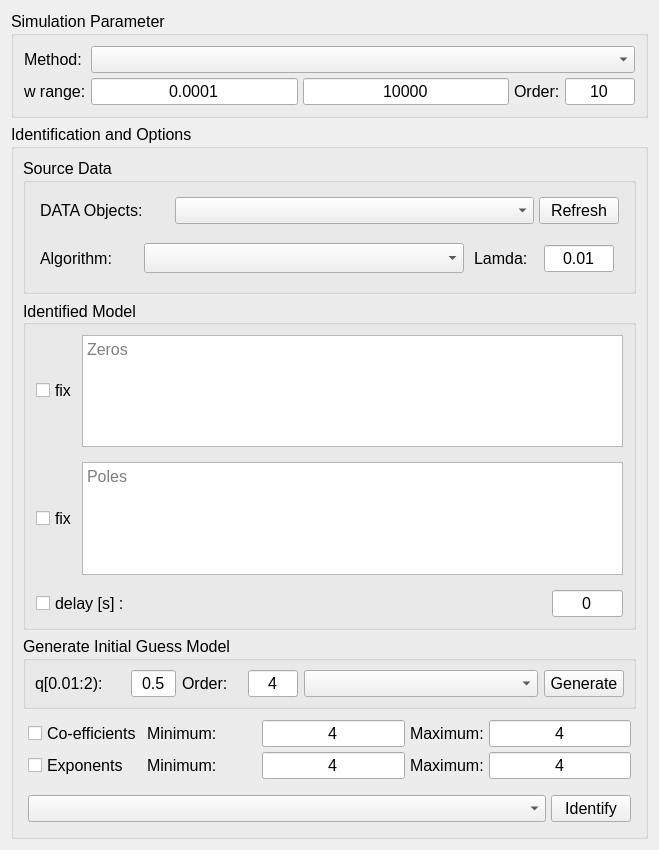
<?xml version="1.0" encoding="UTF-8"?>
<ui version="4.0">
 <class>Form</class>
 <widget class="QWidget" name="Form">
  <property name="geometry">
   <rect>
    <x>0</x>
    <y>0</y>
    <width>659</width>
    <height>850</height>
   </rect>
  </property>
  <property name="windowTitle">
   <string>Form</string>
  </property>
  <layout class="QVBoxLayout" name="verticalLayout">
   <item>
    <widget class="QGroupBox" name="groupBox_2">
     <property name="minimumSize">
      <size>
       <width>0</width>
       <height>0</height>
      </size>
     </property>
     <property name="maximumSize">
      <size>
       <width>16777215</width>
       <height>16777215</height>
      </size>
     </property>
     <property name="font">
      <font>
       <pointsize>12</pointsize>
       <weight>50</weight>
       <bold>false</bold>
      </font>
     </property>
     <property name="title">
      <string>Simulation Parameter</string>
     </property>
     <layout class="QVBoxLayout" name="verticalLayout_10">
      <property name="spacing">
       <number>5</number>
      </property>
      <property name="leftMargin">
       <number>5</number>
      </property>
      <property name="topMargin">
       <number>5</number>
      </property>
      <property name="rightMargin">
       <number>5</number>
      </property>
      <property name="bottomMargin">
       <number>5</number>
      </property>
      <item>
       <layout class="QGridLayout" name="gridLayout_3">
        <property name="leftMargin">
         <number>5</number>
        </property>
        <property name="topMargin">
         <number>5</number>
        </property>
        <property name="rightMargin">
         <number>5</number>
        </property>
        <property name="bottomMargin">
         <number>5</number>
        </property>
        <property name="horizontalSpacing">
         <number>5</number>
        </property>
        <item row="1" column="1">
         <widget class="QLineEdit" name="lineEdit_StartFreq">
          <property name="font">
           <font>
            <pointsize>12</pointsize>
           </font>
          </property>
          <property name="text">
           <string>0.0001</string>
          </property>
          <property name="alignment">
           <set>Qt::AlignCenter</set>
          </property>
          <property name="placeholderText">
           <string>Start (float)</string>
          </property>
         </widget>
        </item>
        <item row="1" column="0">
         <widget class="QLabel" name="label_2">
          <property name="font">
           <font>
            <pointsize>12</pointsize>
           </font>
          </property>
          <property name="text">
           <string>w range:</string>
          </property>
         </widget>
        </item>
        <item row="0" column="1" colspan="4">
         <widget class="QComboBox" name="comboBox_2">
          <property name="sizePolicy">
           <sizepolicy hsizetype="MinimumExpanding" vsizetype="MinimumExpanding">
            <horstretch>0</horstretch>
            <verstretch>0</verstretch>
           </sizepolicy>
          </property>
          <property name="font">
           <font>
            <pointsize>12</pointsize>
           </font>
          </property>
         </widget>
        </item>
        <item row="1" column="4">
         <widget class="QLineEdit" name="lineEdit_5">
          <property name="maximumSize">
           <size>
            <width>70</width>
            <height>40</height>
           </size>
          </property>
          <property name="font">
           <font>
            <pointsize>12</pointsize>
           </font>
          </property>
          <property name="text">
           <string>10</string>
          </property>
          <property name="alignment">
           <set>Qt::AlignCenter</set>
          </property>
          <property name="placeholderText">
           <string>(int)</string>
          </property>
         </widget>
        </item>
        <item row="0" column="0">
         <widget class="QLabel" name="label">
          <property name="font">
           <font>
            <pointsize>12</pointsize>
           </font>
          </property>
          <property name="text">
           <string>Method:</string>
          </property>
         </widget>
        </item>
        <item row="1" column="3">
         <widget class="QLabel" name="label_3">
          <property name="font">
           <font>
            <pointsize>12</pointsize>
           </font>
          </property>
          <property name="text">
           <string>Order:</string>
          </property>
          <property name="buddy">
           <cstring>lineEdit_5</cstring>
          </property>
         </widget>
        </item>
        <item row="1" column="2">
         <widget class="QLineEdit" name="lineEdit_StopFreq">
          <property name="font">
           <font>
            <pointsize>12</pointsize>
           </font>
          </property>
          <property name="text">
           <string>10000</string>
          </property>
          <property name="alignment">
           <set>Qt::AlignCenter</set>
          </property>
          <property name="placeholderText">
           <string>Stop (int)</string>
          </property>
         </widget>
        </item>
       </layout>
      </item>
     </layout>
    </widget>
   </item>
   <item>
    <widget class="QGroupBox" name="groupBox_7">
     <property name="font">
      <font>
       <pointsize>12</pointsize>
      </font>
     </property>
     <property name="title">
      <string>Identification and Options</string>
     </property>
     <layout class="QVBoxLayout" name="verticalLayout_13">
      <item>
       <widget class="QGroupBox" name="groupBox_5">
        <property name="minimumSize">
         <size>
          <width>0</width>
          <height>0</height>
         </size>
        </property>
        <property name="maximumSize">
         <size>
          <width>16777215</width>
          <height>16777215</height>
         </size>
        </property>
        <property name="font">
         <font>
          <pointsize>12</pointsize>
         </font>
        </property>
        <property name="title">
         <string>Source Data</string>
        </property>
        <layout class="QVBoxLayout" name="verticalLayout_11">
         <item>
          <layout class="QHBoxLayout" name="horizontalLayout_5">
           <property name="spacing">
            <number>5</number>
           </property>
           <property name="leftMargin">
            <number>5</number>
           </property>
           <property name="topMargin">
            <number>5</number>
           </property>
           <property name="rightMargin">
            <number>5</number>
           </property>
           <property name="bottomMargin">
            <number>5</number>
           </property>
           <item>
            <widget class="QLabel" name="label_4">
             <property name="sizePolicy">
              <sizepolicy hsizetype="MinimumExpanding" vsizetype="Preferred">
               <horstretch>0</horstretch>
               <verstretch>0</verstretch>
              </sizepolicy>
             </property>
             <property name="maximumSize">
              <size>
               <width>130</width>
               <height>25</height>
              </size>
             </property>
             <property name="font">
              <font>
               <pointsize>12</pointsize>
              </font>
             </property>
             <property name="text">
              <string>DATA Objects:</string>
             </property>
            </widget>
           </item>
           <item>
            <widget class="QComboBox" name="comboBox_3">
             <property name="sizePolicy">
              <sizepolicy hsizetype="Expanding" vsizetype="Expanding">
               <horstretch>0</horstretch>
               <verstretch>0</verstretch>
              </sizepolicy>
             </property>
             <property name="minimumSize">
              <size>
               <width>0</width>
               <height>0</height>
              </size>
             </property>
             <property name="maximumSize">
              <size>
               <width>16777215</width>
               <height>16777215</height>
              </size>
             </property>
             <property name="font">
              <font>
               <pointsize>12</pointsize>
              </font>
             </property>
            </widget>
           </item>
           <item>
            <widget class="QPushButton" name="pushButton_8">
             <property name="sizePolicy">
              <sizepolicy hsizetype="Minimum" vsizetype="Minimum">
               <horstretch>0</horstretch>
               <verstretch>0</verstretch>
              </sizepolicy>
             </property>
             <property name="maximumSize">
              <size>
               <width>16777215</width>
               <height>16777215</height>
              </size>
             </property>
             <property name="font">
              <font>
               <pointsize>12</pointsize>
              </font>
             </property>
             <property name="text">
              <string>Refresh</string>
             </property>
            </widget>
           </item>
          </layout>
         </item>
         <item>
          <layout class="QHBoxLayout" name="horizontalLayout_6">
           <property name="spacing">
            <number>5</number>
           </property>
           <property name="leftMargin">
            <number>5</number>
           </property>
           <property name="topMargin">
            <number>5</number>
           </property>
           <property name="rightMargin">
            <number>5</number>
           </property>
           <property name="bottomMargin">
            <number>5</number>
           </property>
           <item>
            <widget class="QLabel" name="label_5">
             <property name="font">
              <font>
               <pointsize>12</pointsize>
              </font>
             </property>
             <property name="text">
              <string>Algorithm:      </string>
             </property>
            </widget>
           </item>
           <item>
            <widget class="QComboBox" name="comboBox_4">
             <property name="sizePolicy">
              <sizepolicy hsizetype="MinimumExpanding" vsizetype="Fixed">
               <horstretch>0</horstretch>
               <verstretch>0</verstretch>
              </sizepolicy>
             </property>
             <property name="minimumSize">
              <size>
               <width>250</width>
               <height>30</height>
              </size>
             </property>
             <property name="font">
              <font>
               <pointsize>12</pointsize>
              </font>
             </property>
            </widget>
           </item>
           <item>
            <layout class="QHBoxLayout" name="horizontalLayout_4">
             <property name="spacing">
              <number>5</number>
             </property>
             <property name="sizeConstraint">
              <enum>QLayout::SetMinimumSize</enum>
             </property>
             <property name="leftMargin">
              <number>5</number>
             </property>
             <property name="topMargin">
              <number>5</number>
             </property>
             <property name="rightMargin">
              <number>5</number>
             </property>
             <property name="bottomMargin">
              <number>5</number>
             </property>
             <item>
              <widget class="QLabel" name="label_6">
               <property name="sizePolicy">
                <sizepolicy hsizetype="MinimumExpanding" vsizetype="MinimumExpanding">
                 <horstretch>0</horstretch>
                 <verstretch>0</verstretch>
                </sizepolicy>
               </property>
               <property name="maximumSize">
                <size>
                 <width>65</width>
                 <height>30</height>
                </size>
               </property>
               <property name="font">
                <font>
                 <pointsize>12</pointsize>
                </font>
               </property>
               <property name="text">
                <string>Lamda:</string>
               </property>
               <property name="buddy">
                <cstring>lineEdit_7</cstring>
               </property>
              </widget>
             </item>
             <item>
              <widget class="QLineEdit" name="lineEdit_7">
               <property name="sizePolicy">
                <sizepolicy hsizetype="Expanding" vsizetype="MinimumExpanding">
                 <horstretch>0</horstretch>
                 <verstretch>0</verstretch>
                </sizepolicy>
               </property>
               <property name="maximumSize">
                <size>
                 <width>70</width>
                 <height>40</height>
                </size>
               </property>
               <property name="font">
                <font>
                 <pointsize>12</pointsize>
                </font>
               </property>
               <property name="text">
                <string>0.01</string>
               </property>
               <property name="alignment">
                <set>Qt::AlignCenter</set>
               </property>
              </widget>
             </item>
            </layout>
           </item>
          </layout>
         </item>
        </layout>
       </widget>
      </item>
      <item>
       <widget class="QGroupBox" name="groupBox_6">
        <property name="title">
         <string>Identified Model</string>
        </property>
        <property name="alignment">
         <set>Qt::AlignLeading|Qt::AlignLeft|Qt::AlignVCenter</set>
        </property>
        <layout class="QVBoxLayout" name="verticalLayout_12">
         <property name="spacing">
          <number>5</number>
         </property>
         <property name="leftMargin">
          <number>5</number>
         </property>
         <property name="topMargin">
          <number>5</number>
         </property>
         <property name="rightMargin">
          <number>5</number>
         </property>
         <property name="bottomMargin">
          <number>5</number>
         </property>
         <item>
          <layout class="QHBoxLayout" name="horizontalLayout_9">
           <property name="spacing">
            <number>5</number>
           </property>
           <property name="leftMargin">
            <number>5</number>
           </property>
           <property name="topMargin">
            <number>5</number>
           </property>
           <property name="rightMargin">
            <number>5</number>
           </property>
           <property name="bottomMargin">
            <number>5</number>
           </property>
           <item>
            <widget class="QCheckBox" name="checkBoxNumerator">
             <property name="font">
              <font>
               <pointsize>12</pointsize>
              </font>
             </property>
             <property name="text">
              <string>fix</string>
             </property>
            </widget>
           </item>
           <item>
            <widget class="QPlainTextEdit" name="plainTextEdit_Zeros">
             <property name="enabled">
              <bool>true</bool>
             </property>
             <property name="font">
              <font>
               <pointsize>12</pointsize>
               <weight>50</weight>
               <bold>false</bold>
              </font>
             </property>
             <property name="statusTip">
              <string>0</string>
             </property>
             <property name="accessibleDescription">
              <string notr="true"/>
             </property>
             <property name="layoutDirection">
              <enum>Qt::LeftToRight</enum>
             </property>
             <property name="frameShadow">
              <enum>QFrame::Raised</enum>
             </property>
             <property name="centerOnScroll">
              <bool>true</bool>
             </property>
             <property name="placeholderText">
              <string>Zeros</string>
             </property>
            </widget>
           </item>
          </layout>
         </item>
         <item>
          <layout class="QHBoxLayout" name="horizontalLayout_8">
           <property name="spacing">
            <number>5</number>
           </property>
           <property name="leftMargin">
            <number>5</number>
           </property>
           <property name="topMargin">
            <number>5</number>
           </property>
           <property name="rightMargin">
            <number>5</number>
           </property>
           <property name="bottomMargin">
            <number>5</number>
           </property>
           <item>
            <widget class="QCheckBox" name="checkBox_Denominator">
             <property name="font">
              <font>
               <pointsize>12</pointsize>
              </font>
             </property>
             <property name="text">
              <string>fix</string>
             </property>
            </widget>
           </item>
           <item>
            <widget class="QPlainTextEdit" name="plainTextEdit_Poles">
             <property name="font">
              <font>
               <pointsize>12</pointsize>
              </font>
             </property>
             <property name="placeholderText">
              <string>Poles</string>
             </property>
            </widget>
           </item>
          </layout>
         </item>
         <item>
          <layout class="QHBoxLayout" name="horizontalLayout_7">
           <property name="spacing">
            <number>5</number>
           </property>
           <property name="leftMargin">
            <number>5</number>
           </property>
           <property name="topMargin">
            <number>5</number>
           </property>
           <property name="rightMargin">
            <number>5</number>
           </property>
           <property name="bottomMargin">
            <number>5</number>
           </property>
           <item>
            <widget class="QCheckBox" name="checkBox_Denominator_2">
             <property name="font">
              <font>
               <pointsize>12</pointsize>
              </font>
             </property>
             <property name="text">
              <string>delay [s] :</string>
             </property>
            </widget>
           </item>
           <item>
            <widget class="QLineEdit" name="lineEdit_Delay">
             <property name="maximumSize">
              <size>
               <width>71</width>
               <height>39</height>
              </size>
             </property>
             <property name="font">
              <font>
               <pointsize>12</pointsize>
              </font>
             </property>
             <property name="text">
              <string>0</string>
             </property>
             <property name="alignment">
              <set>Qt::AlignCenter</set>
             </property>
             <property name="placeholderText">
              <string>int [s]</string>
             </property>
            </widget>
           </item>
          </layout>
         </item>
        </layout>
       </widget>
      </item>
      <item>
       <widget class="QGroupBox" name="groupBoxInitialGuess">
        <property name="font">
         <font>
          <pointsize>12</pointsize>
         </font>
        </property>
        <property name="title">
         <string>Generate Initial Guess Model</string>
        </property>
        <layout class="QHBoxLayout" name="horizontalLayout_10">
         <item>
          <widget class="QLabel" name="label_8">
           <property name="sizePolicy">
            <sizepolicy hsizetype="Fixed" vsizetype="Fixed">
             <horstretch>0</horstretch>
             <verstretch>0</verstretch>
            </sizepolicy>
           </property>
           <property name="maximumSize">
            <size>
             <width>90</width>
             <height>601</height>
            </size>
           </property>
           <property name="font">
            <font>
             <pointsize>12</pointsize>
            </font>
           </property>
           <property name="text">
            <string>q[0.01:2):</string>
           </property>
           <property name="buddy">
            <cstring>lineEdit_3</cstring>
           </property>
          </widget>
         </item>
         <item>
          <widget class="QLineEdit" name="lineEdit_3">
           <property name="maximumSize">
            <size>
             <width>45</width>
             <height>50</height>
            </size>
           </property>
           <property name="font">
            <font>
             <pointsize>12</pointsize>
            </font>
           </property>
           <property name="text">
            <string>0.5</string>
           </property>
           <property name="alignment">
            <set>Qt::AlignCenter</set>
           </property>
          </widget>
         </item>
         <item>
          <widget class="QLabel" name="label_7">
           <property name="sizePolicy">
            <sizepolicy hsizetype="Fixed" vsizetype="Fixed">
             <horstretch>0</horstretch>
             <verstretch>0</verstretch>
            </sizepolicy>
           </property>
           <property name="maximumSize">
            <size>
             <width>60</width>
             <height>601</height>
            </size>
           </property>
           <property name="font">
            <font>
             <pointsize>12</pointsize>
            </font>
           </property>
           <property name="text">
            <string>Order:</string>
           </property>
           <property name="buddy">
            <cstring>lineEdit_6</cstring>
           </property>
          </widget>
         </item>
         <item>
          <widget class="QLineEdit" name="lineEdit_6">
           <property name="maximumSize">
            <size>
             <width>50</width>
             <height>50</height>
            </size>
           </property>
           <property name="font">
            <font>
             <pointsize>12</pointsize>
            </font>
           </property>
           <property name="text">
            <string>4</string>
           </property>
           <property name="alignment">
            <set>Qt::AlignCenter</set>
           </property>
           <property name="placeholderText">
            <string/>
           </property>
          </widget>
         </item>
         <item>
          <widget class="QComboBox" name="comboBox_5">
           <property name="font">
            <font>
             <pointsize>12</pointsize>
            </font>
           </property>
          </widget>
         </item>
         <item>
          <widget class="QPushButton" name="pushButton_9">
           <property name="sizePolicy">
            <sizepolicy hsizetype="Fixed" vsizetype="Fixed">
             <horstretch>0</horstretch>
             <verstretch>0</verstretch>
            </sizepolicy>
           </property>
           <property name="font">
            <font>
             <pointsize>12</pointsize>
            </font>
           </property>
           <property name="text">
            <string>Generate</string>
           </property>
          </widget>
         </item>
        </layout>
       </widget>
      </item>
      <item>
       <layout class="QGridLayout" name="gridLayout_4">
        <property name="leftMargin">
         <number>5</number>
        </property>
        <property name="topMargin">
         <number>5</number>
        </property>
        <property name="rightMargin">
         <number>5</number>
        </property>
        <property name="bottomMargin">
         <number>5</number>
        </property>
        <property name="spacing">
         <number>5</number>
        </property>
        <item row="0" column="0">
         <widget class="QCheckBox" name="checkBox_Denominator_3">
          <property name="sizePolicy">
           <sizepolicy hsizetype="Minimum" vsizetype="Fixed">
            <horstretch>0</horstretch>
            <verstretch>0</verstretch>
           </sizepolicy>
          </property>
          <property name="font">
           <font>
            <pointsize>12</pointsize>
           </font>
          </property>
          <property name="text">
           <string>Co-efficients</string>
          </property>
         </widget>
        </item>
        <item row="0" column="1">
         <widget class="QLabel" name="label_9">
          <property name="sizePolicy">
           <sizepolicy hsizetype="MinimumExpanding" vsizetype="Fixed">
            <horstretch>0</horstretch>
            <verstretch>0</verstretch>
           </sizepolicy>
          </property>
          <property name="maximumSize">
           <size>
            <width>110</width>
            <height>601</height>
           </size>
          </property>
          <property name="font">
           <font>
            <pointsize>12</pointsize>
           </font>
          </property>
          <property name="text">
           <string>Minimum:</string>
          </property>
          <property name="buddy">
           <cstring>lineEdit_8</cstring>
          </property>
         </widget>
        </item>
        <item row="0" column="2">
         <widget class="QLineEdit" name="lineEdit_8">
          <property name="sizePolicy">
           <sizepolicy hsizetype="MinimumExpanding" vsizetype="Fixed">
            <horstretch>0</horstretch>
            <verstretch>0</verstretch>
           </sizepolicy>
          </property>
          <property name="maximumSize">
           <size>
            <width>16777215</width>
            <height>50</height>
           </size>
          </property>
          <property name="font">
           <font>
            <pointsize>12</pointsize>
           </font>
          </property>
          <property name="text">
           <string>4</string>
          </property>
          <property name="alignment">
           <set>Qt::AlignCenter</set>
          </property>
          <property name="placeholderText">
           <string/>
          </property>
         </widget>
        </item>
        <item row="0" column="3">
         <widget class="QLabel" name="label_13">
          <property name="sizePolicy">
           <sizepolicy hsizetype="Fixed" vsizetype="Fixed">
            <horstretch>0</horstretch>
            <verstretch>0</verstretch>
           </sizepolicy>
          </property>
          <property name="maximumSize">
           <size>
            <width>110</width>
            <height>601</height>
           </size>
          </property>
          <property name="font">
           <font>
            <pointsize>12</pointsize>
           </font>
          </property>
          <property name="text">
           <string>Maximum:</string>
          </property>
          <property name="textFormat">
           <enum>Qt::RichText</enum>
          </property>
          <property name="buddy">
           <cstring>lineEdit_9</cstring>
          </property>
         </widget>
        </item>
        <item row="0" column="4">
         <widget class="QLineEdit" name="lineEdit_9">
          <property name="sizePolicy">
           <sizepolicy hsizetype="MinimumExpanding" vsizetype="Fixed">
            <horstretch>0</horstretch>
            <verstretch>0</verstretch>
           </sizepolicy>
          </property>
          <property name="maximumSize">
           <size>
            <width>16777215</width>
            <height>50</height>
           </size>
          </property>
          <property name="font">
           <font>
            <pointsize>12</pointsize>
           </font>
          </property>
          <property name="text">
           <string>4</string>
          </property>
          <property name="alignment">
           <set>Qt::AlignCenter</set>
          </property>
          <property name="placeholderText">
           <string/>
          </property>
         </widget>
        </item>
        <item row="1" column="0">
         <widget class="QCheckBox" name="checkBox_Denominator_4">
          <property name="sizePolicy">
           <sizepolicy hsizetype="Preferred" vsizetype="Fixed">
            <horstretch>0</horstretch>
            <verstretch>0</verstretch>
           </sizepolicy>
          </property>
          <property name="font">
           <font>
            <pointsize>12</pointsize>
           </font>
          </property>
          <property name="text">
           <string>Exponents</string>
          </property>
         </widget>
        </item>
        <item row="1" column="1">
         <widget class="QLabel" name="label_10">
          <property name="sizePolicy">
           <sizepolicy hsizetype="Fixed" vsizetype="Fixed">
            <horstretch>0</horstretch>
            <verstretch>0</verstretch>
           </sizepolicy>
          </property>
          <property name="maximumSize">
           <size>
            <width>110</width>
            <height>601</height>
           </size>
          </property>
          <property name="font">
           <font>
            <pointsize>12</pointsize>
           </font>
          </property>
          <property name="text">
           <string>Minimum:</string>
          </property>
          <property name="buddy">
           <cstring>lineEdit_11</cstring>
          </property>
         </widget>
        </item>
        <item row="1" column="2">
         <widget class="QLineEdit" name="lineEdit_11">
          <property name="sizePolicy">
           <sizepolicy hsizetype="MinimumExpanding" vsizetype="Fixed">
            <horstretch>0</horstretch>
            <verstretch>0</verstretch>
           </sizepolicy>
          </property>
          <property name="maximumSize">
           <size>
            <width>16777215</width>
            <height>50</height>
           </size>
          </property>
          <property name="font">
           <font>
            <pointsize>12</pointsize>
           </font>
          </property>
          <property name="text">
           <string>4</string>
          </property>
          <property name="alignment">
           <set>Qt::AlignCenter</set>
          </property>
          <property name="placeholderText">
           <string/>
          </property>
         </widget>
        </item>
        <item row="1" column="3">
         <widget class="QLabel" name="label_12">
          <property name="sizePolicy">
           <sizepolicy hsizetype="Fixed" vsizetype="Fixed">
            <horstretch>0</horstretch>
            <verstretch>0</verstretch>
           </sizepolicy>
          </property>
          <property name="maximumSize">
           <size>
            <width>110</width>
            <height>601</height>
           </size>
          </property>
          <property name="font">
           <font>
            <pointsize>12</pointsize>
           </font>
          </property>
          <property name="text">
           <string>Maximum:</string>
          </property>
          <property name="textFormat">
           <enum>Qt::RichText</enum>
          </property>
          <property name="buddy">
           <cstring>lineEdit_10</cstring>
          </property>
         </widget>
        </item>
        <item row="1" column="4">
         <widget class="QLineEdit" name="lineEdit_10">
          <property name="sizePolicy">
           <sizepolicy hsizetype="MinimumExpanding" vsizetype="Fixed">
            <horstretch>0</horstretch>
            <verstretch>0</verstretch>
           </sizepolicy>
          </property>
          <property name="maximumSize">
           <size>
            <width>16777215</width>
            <height>50</height>
           </size>
          </property>
          <property name="font">
           <font>
            <pointsize>12</pointsize>
           </font>
          </property>
          <property name="text">
           <string>4</string>
          </property>
          <property name="alignment">
           <set>Qt::AlignCenter</set>
          </property>
          <property name="placeholderText">
           <string/>
          </property>
         </widget>
        </item>
       </layout>
      </item>
      <item>
       <layout class="QHBoxLayout" name="horizontalLayout_11">
        <property name="spacing">
         <number>5</number>
        </property>
        <property name="leftMargin">
         <number>5</number>
        </property>
        <property name="topMargin">
         <number>5</number>
        </property>
        <property name="rightMargin">
         <number>5</number>
        </property>
        <property name="bottomMargin">
         <number>5</number>
        </property>
        <item>
         <widget class="QComboBox" name="comboBox_6">
          <property name="sizePolicy">
           <sizepolicy hsizetype="MinimumExpanding" vsizetype="Fixed">
            <horstretch>0</horstretch>
            <verstretch>0</verstretch>
           </sizepolicy>
          </property>
          <property name="font">
           <font>
            <pointsize>12</pointsize>
           </font>
          </property>
         </widget>
        </item>
        <item>
         <widget class="QPushButton" name="pushButton_10">
          <property name="sizePolicy">
           <sizepolicy hsizetype="Minimum" vsizetype="Fixed">
            <horstretch>0</horstretch>
            <verstretch>0</verstretch>
           </sizepolicy>
          </property>
          <property name="font">
           <font>
            <pointsize>12</pointsize>
           </font>
          </property>
          <property name="text">
           <string>Identify</string>
          </property>
         </widget>
        </item>
       </layout>
      </item>
     </layout>
    </widget>
   </item>
  </layout>
 </widget>
 <resources/>
 <connections/>
</ui>
